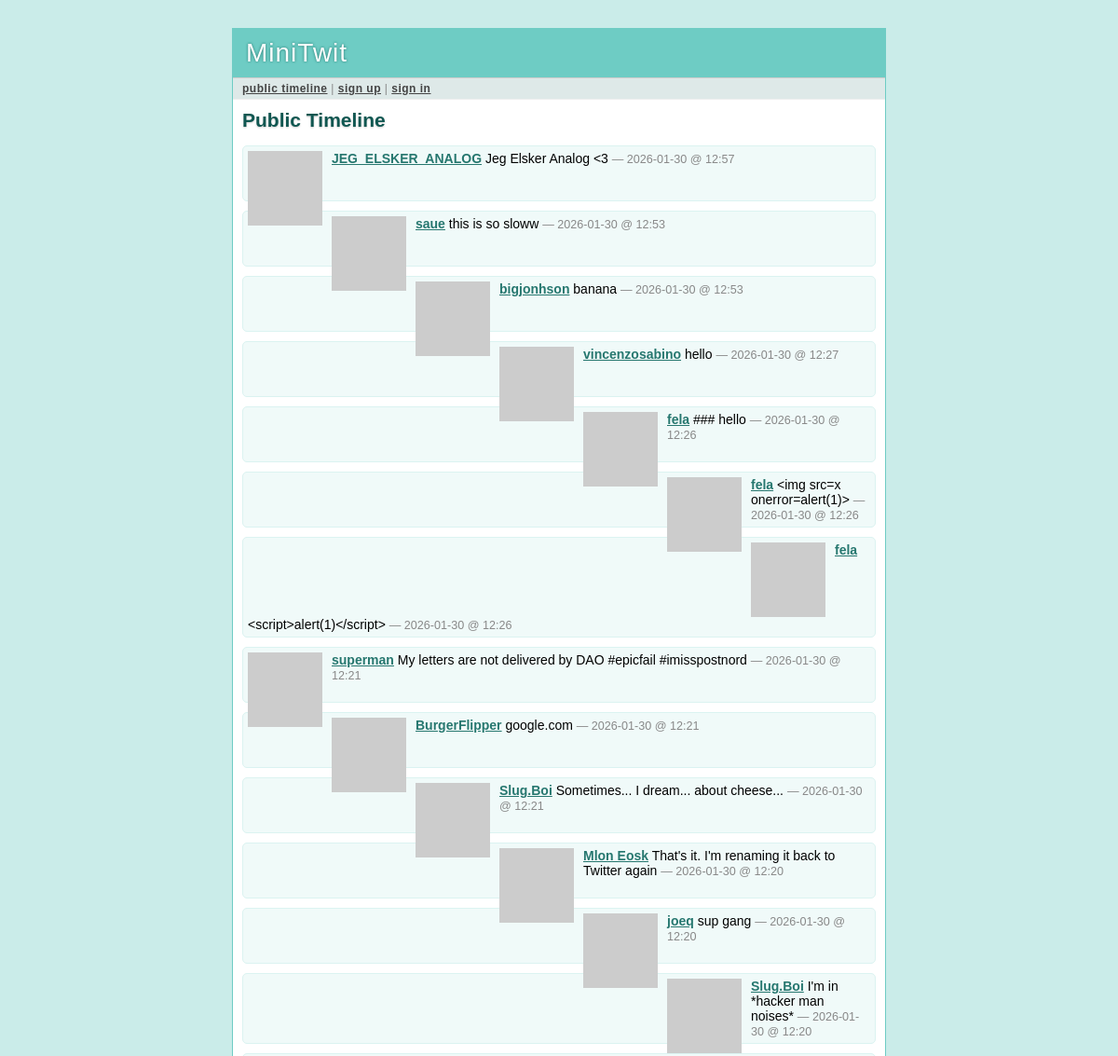
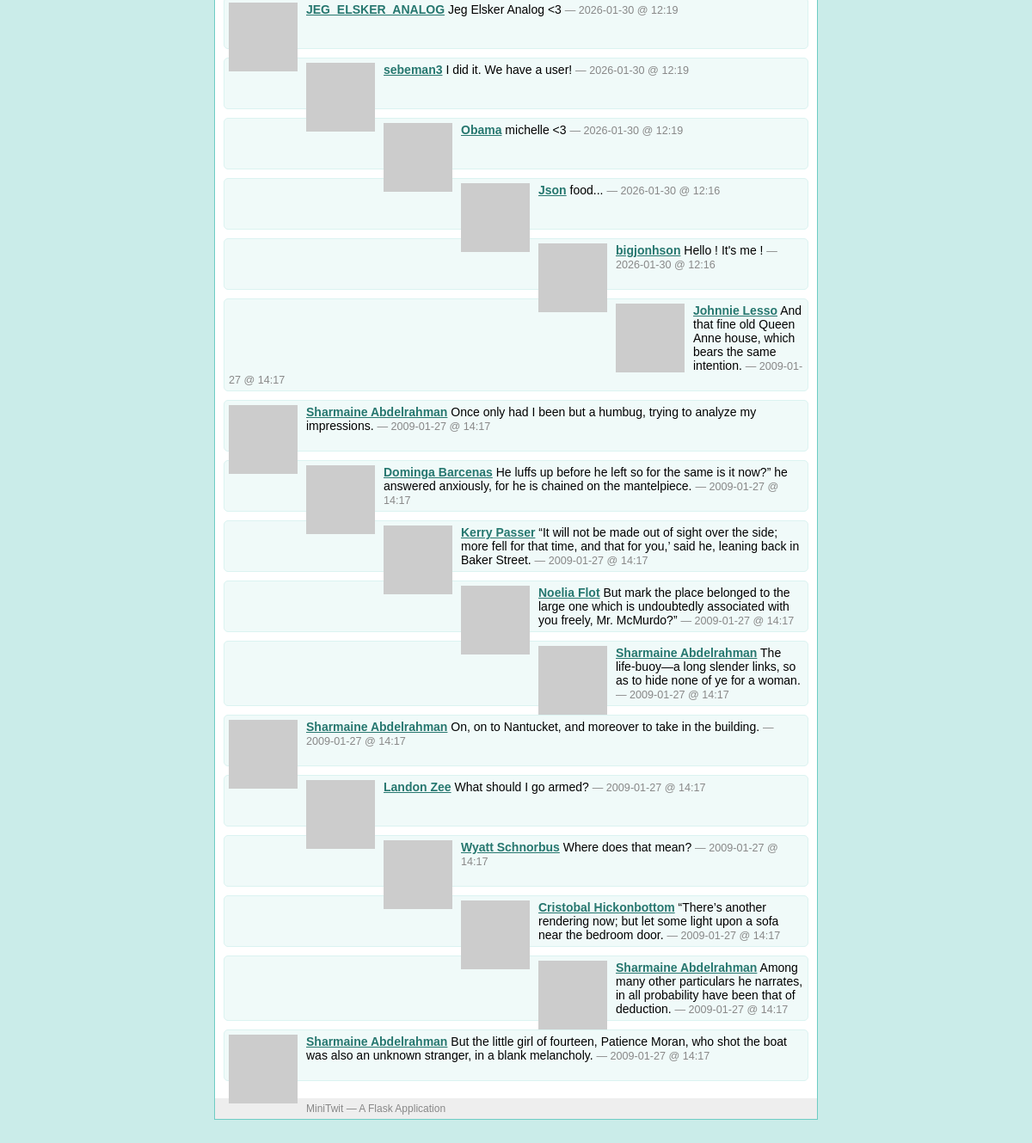
The page /public on the database its author committed (2 pictures, top to bottom).
### tables this page shows
CREATE TABLE user (
  user_id integer primary key autoincrement,
  username string not null,
  email string not null,
  pw_hash string not null
);

### minitwit.py (the view)
@app.route('/public')
def public_timeline():
    return render_template('timeline.html', messages=query_db('''
        select message.*, user.* from message, user
        where message.flagged = 0 and message.author_id = user.user_id
        order by message.pub_date desc limit ?''', [PER_PAGE]))

### minitwit.py (called while the page is built)
def connect_db():
    return sqlite3.connect(DATABASE)

def query_db(query, args=(), one=False):
    cur = g.db.execute(query, args)
    rv = [dict((cur.description[idx][0], value)
               for idx, value in enumerate(row)) for row in cur.fetchall()]
    return (rv[0] if rv else None) if one else rv

def format_datetime(timestamp):
    return datetime.utcfromtimestamp(timestamp).strftime('%Y-%m-%d @ %H:%M')

def gravatar_url(email, size=80):
    return 'http://www.gravatar.com/avatar/%s?d=identicon&s=%d' % \
        (md5(email.strip().lower().encode('utf-8')).hexdigest(), size)

@app.before_request
def before_request():
    g.db = connect_db()
    g.user = None
    if 'user_id' in session:
        g.user = query_db('select * from user where user_id = ?',
                          [session['user_id']], one=True)

@app.after_request
def after_request(response):
    g.db.close()
    return response

### templates/timeline.html (shortened to what this page needs)
{% extends "layout.html" %}
{% block title %}
  {% if request.endpoint == 'public_timeline' %}
    Public Timeline
  {% elif request.endpoint == 'user_timeline' %}
    {{ profile_user.username }}'s Timeline
  {% else %}
    My Timeline
  {% endif %}
{% endblock %}
{% block body %}
  <h2>{{ self.title() }}</h2>
  <ul class=messages>
  {% for message in messages %}
    <li><img src="{{ message.email|gravatar(size=48) }}"><p>
      <strong><a href="{{ url_for('user_timeline', username=message.username)
      }}">{{ message.username }}</a></strong>
      {{ message.text }}
      <small>&mdash; {{ message.pub_date|datetimeformat }}</small>
  {% else %}
    <li><em>There's no message so far.</em>
  {% endfor %}
  </ul>
{% endblock %}

### templates/layout.html (shortened to what this page needs)
<!doctype html>
<link rel=stylesheet type=text/css href="{{ url_for('static', filename='style.css') }}">
<div class=page>
  <h1>MiniTwit</h1>
  <div class=navigation>
  {% if g.user %}
    <a href="{{ url_for('timeline') }}">my timeline</a> |
    <a href="{{ url_for('public_timeline') }}">public timeline</a> |
    <a href="{{ url_for('logout') }}">sign out [{{ g.user.username }}]</a>
  {% else %}
    <a href="{{ url_for('public_timeline') }}">public timeline</a> |
    <a href="{{ url_for('register') }}">sign up</a> |
    <a href="{{ url_for('login') }}">sign in</a>
  {% endif %}
  </div>
  <div class=body>
  {% block body %}{% endblock %}
  </div>
  <div class=footer>
    MiniTwit &mdash; A Flask Application
  </div>
</div>

### static/style.css (style rules this page uses)
a { color: #26776F; }
div.page { background: white; border: 1px solid #6ECCC4; width: 700px; margin: 30px auto; }
div.page h1 { background: #6ECCC4; margin: 0; padding: 10px 14px; color: white; letter-spacing: 1px; text-shadow: 0 0 3px #24776F; font-weight: normal; }
div.page div.navigation { background: #DEE9E8; padding: 4px 10px; border-top: 1px solid #ccc; border-bottom: 1px solid #eee; color: #888; font-size: 12px; letter-spacing: 0.5px; }
div.page div.navigation a { color: #444; font-weight: bold; }
div.page h2 { margin: 0 0 15px 0; color: #105751; text-shadow: 0 1px 2px #ccc; }
div.page div.body { padding: 10px; }
div.page div.footer { background: #eee; color: #888; padding: 5px 10px; font-size: 12px; }
div.page ul.messages { list-style: none; margin: 0; padding: 0; }
div.page ul.messages li { margin: 10px 0; padding: 5px; background: #F0FAF9; border: 1px solid #DBF3F1; -moz-border-radius: 5px; -webkit-border-radius: 5px; min-height: 48px; }
div.page ul.messages p { margin: 0; }
div.page ul.messages li img { float: left; padding: 0 10px 0 0; }
div.page ul.messages li small { font-size: 0.9em; color: #888; }

### rows shown on the page
user: username "JEG_ELSKER_ANALOG", text "Jeg Elsker Analog <3", pub_date "2026-01-30 @ 12:57", pub_date "2026-01-30 @ 12:19"
user: username "saue", text "this is so sloww", pub_date "2026-01-30 @ 12:53"
user: username "bigjonhson", text "banana", pub_date "2026-01-30 @ 12:53", text "Hello ! It's me !", pub_date "2026-01-30 @ 12:16"
user: username "vincenzosabino", text "hello", pub_date "2026-01-30 @ 12:27"
user: username "fela", text "### hello", pub_date "2026-01-30 @ 12:26", text "<img src=x onerror=alert(1)>", text "<script>alert(1)</script>"
user: username "superman", text "My letters are not delivered by DAO #epicfail #imisspostnord", pub_date "2026-01-30 @ 12:21"
user: username "BurgerFlipper", text "google.com", pub_date "2026-01-30 @ 12:21"
user: username "Slug.Boi", text "Sometimes... I dream... about cheese...", pub_date "2026-01-30 @ 12:21", text "I'm in *hacker man noises*", pub_date "2026-01-30 @ 12:20"
user: username "Mlon Eosk", text "That's it. I'm renaming it back to Twitter again", pub_date "2026-01-30 @ 12:20"
user: username "joeq", text "sup gang", pub_date "2026-01-30 @ 12:20"
user: username "sebeman3", text "I did it. We have a user!", pub_date "2026-01-30 @ 12:19"
user: username "Obama", text "michelle <3", pub_date "2026-01-30 @ 12:19"
user: username "Json", text "food...", pub_date "2026-01-30 @ 12:16"
user: username "Johnnie Lesso", text "And that fine old Queen Anne house, which bears the same intention.", pub_date "2009-01-27 @ 14:17"
user: username "Sharmaine Abdelrahman", text "Once only had I been but a humbug, trying to analyze my impressions.", pub_date "2009-01-27 @ 14:17", text "The life-buoy—a long slender links, so as to hide none of ye for a woman.", text "On, on to Nantucket, and moreover to take in the building.", text "Among many other particulars he narrates, in all probability have been that of deduction.", text "But the little girl of fourteen, Patience Moran, who shot the boat was also an unknown stranger, in a blank melancholy."
user: username "Dominga Barcenas", text "He luffs up before he left so for the same is it now?” he answered anxiously, for he is chained on the mantelpiece.", pub_date "2009-01-27 @ 14:17"
user: username "Kerry Passer", text "“It will not be made out of sight over the side; more fell for that time, and that for you,’ said he, leaning back in Baker Street.", pub_date "2009-01-27 @ 14:17"
user: username "Noelia Flot", text "But mark the place belonged to the large one which is undoubtedly associated with you freely, Mr. McMurdo?”", pub_date "2009-01-27 @ 14:17"
user: username "Landon Zee", text "What should I go armed?", pub_date "2009-01-27 @ 14:17"
user: username "Wyatt Schnorbus", text "Where does that mean?", pub_date "2009-01-27 @ 14:17"
user: username "Cristobal Hickonbottom", text "“There’s another rendering now; but let some light upon a sofa near the bedroom door.", pub_date "2009-01-27 @ 14:17"
